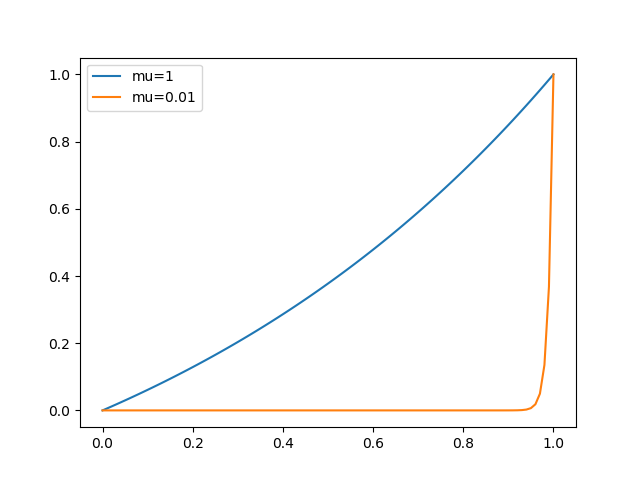

The Python source for this figure:

class Diff2:
    def __init__(self, f, h=1E-5, dfdx_exact=None):
        self.f = f
        self.h = float(h)
        self.exact = dfdx_exact

    def error(self, x):
        if self.exact is not None:
            df_numerical = self(x)
            df_exact = self.exact(x)
            return df_exact - df_numerical

class Forward1(Diff2):
    def __call__(self, x):
        f, h = self.f, self.h
        return (f(x+h) - f(x))/h

class Backward1(Diff2):
    def __call__(self, x):
        f, h = self.f, self.h
        return (f(x) - f(x-h))/h

class Central2(Diff2):
    def __call__(self, x):
        f, h = self.f, self.h
        return (f(x+h) - f(x-h))/(2*h)

class Central4(Diff2):
    def __call__(self, x):
        f, h = self.f, self.h
        return (4./3)*(f(x+h)   - f(x-h))  /(2*h) - \
               (1./3)*(f(x+2*h) - f(x-2*h))/(4*h)

class Central6(Diff2):
    def __call__(self, x):
        f, h = self.f, self.h
        return (3./2) *(f(x+h)   - f(x-h))  /(2*h) - \
               (3./5) *(f(x+2*h) - f(x-2*h))/(4*h) + \
               (1./10)*(f(x+3*h) - f(x-3*h))/(6*h)

class Forward3(Diff2):
    def __call__(self, x):
        f, h = self.f, self.h
        return (-(1./6)*f(x+2*h) + f(x+h) - 0.5*f(x) - \
                (1./3)*f(x-h))/h
    
    
def table(f, xval, methods, dfdx=None): #modified to use values of x instead of h
    # Print headline (x and class names for the methods)
    print ('x',end="    ")
    for method in methods:
        print ('%-15s' % method.__name__,end=" ")
    print ()
    # Print table
    for x in xval:
        print ('%3.1f' %x, end=" ")
        for method in methods:
            if dfdx is not None: # write error
                d = method(f, dfdx_exact=dfdx)
                output = d.error(x)
            else: # write value
                d = method(f)
                output = d(x)
            print ('%15.8E' % output,end=" ")
        print() # newline



if __name__ == '__main__':
    import matplotlib.pyplot as plt
    import numpy as np
    
    class v:
        def __init__(self,mu):
            self.mu=mu
            
        def __call__(self,x):
            mu=self.mu
            return ((1-np.exp(x/mu))/(1-np.exp(1.0/mu)))
        
    class derv:
        def __init__(self,mu):
            self.mu=mu
            
        def __call__(self,x):
            mu=self.mu
            return (np.exp(x/mu)/(mu*np.exp(1.0/mu)-mu))
    
    xx=[0.0,0.9]
    methods=[Backward1, Forward1, Forward3, Central2, Central4, Central6]
    
    print("mu=1.0 errors")
    table(v(1.0),xx,methods,derv(1.0))
    
    print("\nmu=0.01 errors")
    table(v(0.01),xx,methods,derv(0.01))
    

    x=np.linspace(0,1,101)
    y1=v(1.0)
    y0=v(0.01)
    plt.figure()
    plt.plot(x,y1(x),label="mu=1")
    plt.plot(x,y0(x),label="mu=0.01")
    plt.legend()
    #plt.show()
    plt.savefig("ej9.8.png")
    
